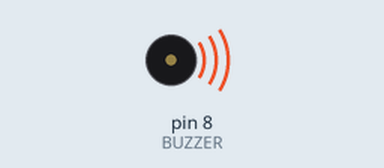
A sketch run on a simulated Arduino Uno, built with avr-gcc and run on an emulated ATmega328P. Shown: buzzer (waves = sounding).

Above: at 0.1 s.
At 128.0 s:
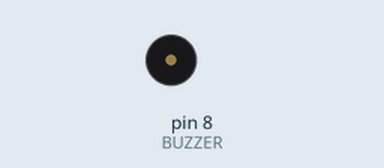
Timing chart, 0 to 129.5 s (numbered marks = the images above):
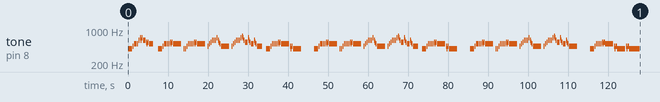

The sketch:

El_tamborilero.ino
```cpp
// Generado con Partitura → Arduino
// 224 notas/silencios · duración ≈ 128.3 s · 80 BPM
#include <avr/pgmspace.h>
#if !defined(PROGMEM)
  #define PROGMEM
  #define pgm_read_word(p) (*(p))
#endif

#define BUZZER 8
const uint16_t N = 224;

// Frecuencias en Hz (0 = silencio)
const uint16_t melody[] PROGMEM = {
  415, 466, 523, 523, 622, 698, 622, 698, 622, 554, 523, 554,
  523, 0, 415, 466, 523, 523, 523, 554, 523, 554, 523, 0,
  415, 415, 466, 523, 523, 523, 523, 554, 523, 554, 523, 0,
  466, 523, 554, 622, 622, 622, 698, 622, 554, 523, 466, 0,
  466, 523, 554, 622, 622, 622, 698, 740, 698, 622, 554, 698,
  622, 554, 523, 622, 554, 523, 466, 0, 415, 466, 523, 523,
  523, 523, 554, 523, 554, 523, 466, 415, 466, 415, 0, 415,
  466, 523, 523, 523, 554, 523, 554, 523, 0, 415, 415, 466,
  523, 523, 523, 523, 554, 523, 554, 523, 0, 466, 523, 554,
  622, 622, 622, 698, 622, 554, 523, 466, 0, 466, 523, 554,
  622, 622, 622, 698, 740, 698, 622, 554, 698, 622, 554, 523,
  622, 554, 523, 466, 0, 415, 466, 523, 523, 523, 523, 554,
  523, 554, 523, 466, 415, 466, 415, 0, 415, 466, 523, 523,
  523, 554, 523, 554, 523, 0, 415, 415, 466, 523, 523, 523,
  523, 554, 523, 554, 523, 0, 466, 523, 554, 622, 622, 622,
  698, 622, 554, 523, 466, 0, 466, 523, 554, 622, 622, 622,
  698, 740, 698, 622, 554, 698, 622, 554, 523, 622, 554, 523,
  466, 0, 415, 466, 523, 523, 523, 523, 554, 523, 554, 523,
  466, 415, 466, 415, 466, 415, 466, 415
};
// Duraciones en ms
const uint16_t dur[] PROGMEM = {
  1125, 375, 750, 375, 375, 188, 188, 375, 750, 188, 188, 375,
  1125, 1125, 1125, 375, 750, 375, 375, 188, 188, 375, 2250, 375,
  375, 375, 375, 375, 375, 375, 375, 188, 188, 375, 2250, 375,
  375, 375, 375, 375, 375, 375, 375, 188, 188, 375, 2250, 375,
  375, 375, 375, 375, 375, 375, 375, 188, 188, 375, 750, 188,
  188, 375, 750, 188, 188, 375, 1500, 750, 1125, 375, 375, 375,
  375, 375, 188, 188, 375, 2250, 188, 188, 375, 2250, 3000, 1125,
  375, 750, 375, 375, 188, 188, 375, 2250, 375, 375, 375, 375,
  375, 375, 375, 375, 188, 188, 375, 2250, 375, 375, 375, 375,
  375, 375, 375, 375, 188, 188, 375, 2250, 375, 375, 375, 375,
  375, 375, 375, 375, 188, 188, 375, 750, 188, 188, 375, 750,
  188, 188, 375, 1500, 750, 1125, 375, 375, 375, 375, 375, 188,
  188, 375, 2250, 188, 188, 375, 2250, 3000, 1125, 375, 750, 375,
  375, 188, 188, 375, 2250, 375, 375, 375, 375, 375, 375, 375,
  375, 188, 188, 375, 2250, 375, 375, 375, 375, 375, 375, 375,
  375, 188, 188, 375, 2250, 375, 375, 375, 375, 375, 375, 375,
  375, 188, 188, 375, 750, 188, 188, 375, 750, 188, 188, 375,
  2250, 3000, 1125, 375, 375, 375, 375, 375, 188, 188, 375, 2250,
  188, 188, 375, 2250, 188, 188, 375, 3000
};

void playSong() {
  for (uint16_t i = 0; i < N; i++) {
    uint16_t f = pgm_read_word(&melody[i]);
    uint16_t d = pgm_read_word(&dur[i]);
    if (f) tone(BUZZER, f, (uint32_t)d * 90 / 100);
    delay(d);
    noTone(BUZZER);
  }
}

void setup() {
  pinMode(BUZZER, OUTPUT);
  playSong();
}

void loop() {
}
```
